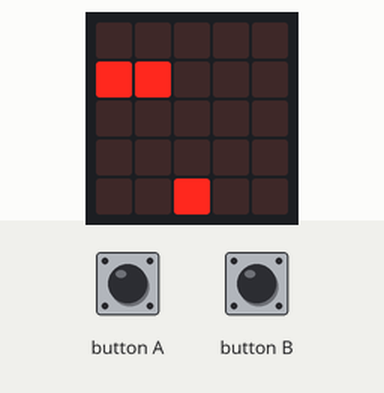
This program was run on a simulated BBC micro:bit (MakeCode). On the bench: the board's 5×5 LED display. The inputs (shaded band) are chosen by the test bench. Random numbers come from a fixed seed; the 48×5 strip is a reading aid, not a part: it shows the text the display is scrolling, unrolled, one strip-width of it at a time.

Above: at 11.5 s.
11.6 s: button A pressed for 0.15 s
At 12.7 s:
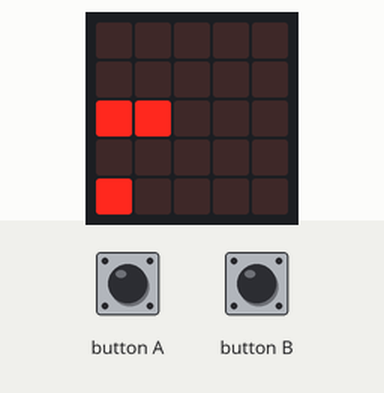
14.4 s: button B pressed for 0.15 s
At 14.72 s:
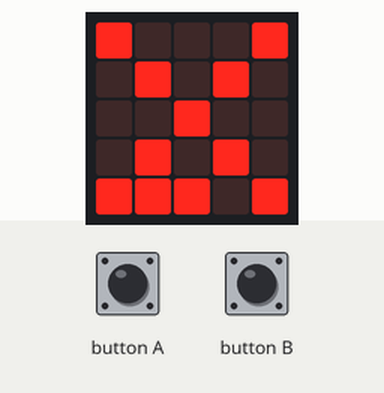
17.4 s: button A pressed for 1 s
At 17.72 s:
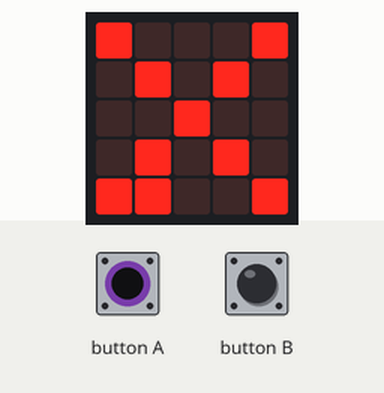
20.4 s: button B pressed for 1 s
At 23.18 s:
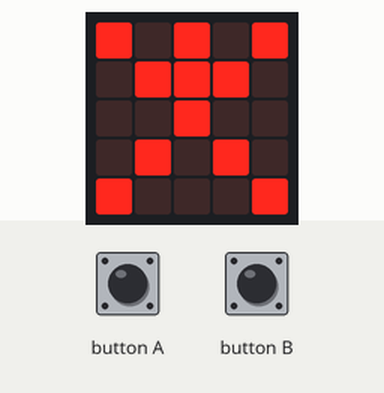
23.4 s: button A pressed for 3.2 s
At 23.86 s:
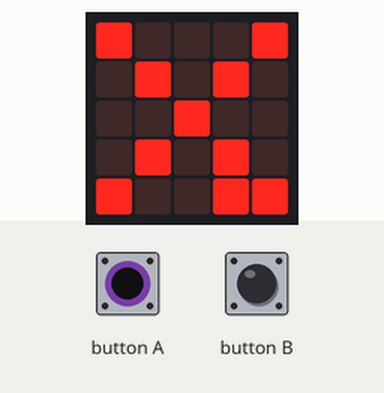
28.1 s: button B pressed for 3.2 s
At 28.69 s:
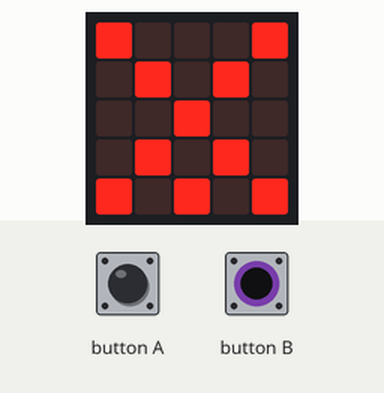

Measured:
- what the display in image 1 shows lasts 1.0 s, from 11.9 s to 12.9 s
- what the display in image 6 shows lasts 0.4 s, from 28.5 s to 28.9 s

The program:

main.ts
```typescript
let dd2 = 0
let dd = 0
basic.clearScreen()
basic.showString("dodge-ball")
let location = 2
led.plot(2, 4)
basic.forever(function () {
    if (input.buttonIsPressed(Button.A) && location > 0) {
        led.toggle(location, 4)
        location += -1
        led.plot(location, 4)
        basic.pause(100)
    } else if (input.buttonIsPressed(Button.B) && location < 4) {
        led.toggle(location, 4)
        location += 1
        led.plot(location, 4)
        basic.pause(100)
    }
})
basic.forever(function () {
    dd = randint(0, 4)
    for (let index1 = 0; index1 <= 3; index1++) {
        led.plot(dd, index1)
        basic.pause(1000)
        led.toggle(dd, index1)
    }
    if (dd == location) {
        while (true) {
            basic.showIcon(IconNames.No)
        }
    }
})
basic.forever(function () {
    if (dd == dd2) {
        dd2 = randint(0, 4)
    }
    for (let index2 = 0; index2 <= 3; index2++) {
        led.plot(dd2, index2)
        basic.pause(1000)
        led.toggle(dd2, index2)
    }
    if (dd2 == location) {
        while (true) {
            basic.showIcon(IconNames.No)
        }
    }
})
```

test.ts
```typescript
// 在此处测试；当此软件包作为插件使用时，将不会编译此软件包。
```
